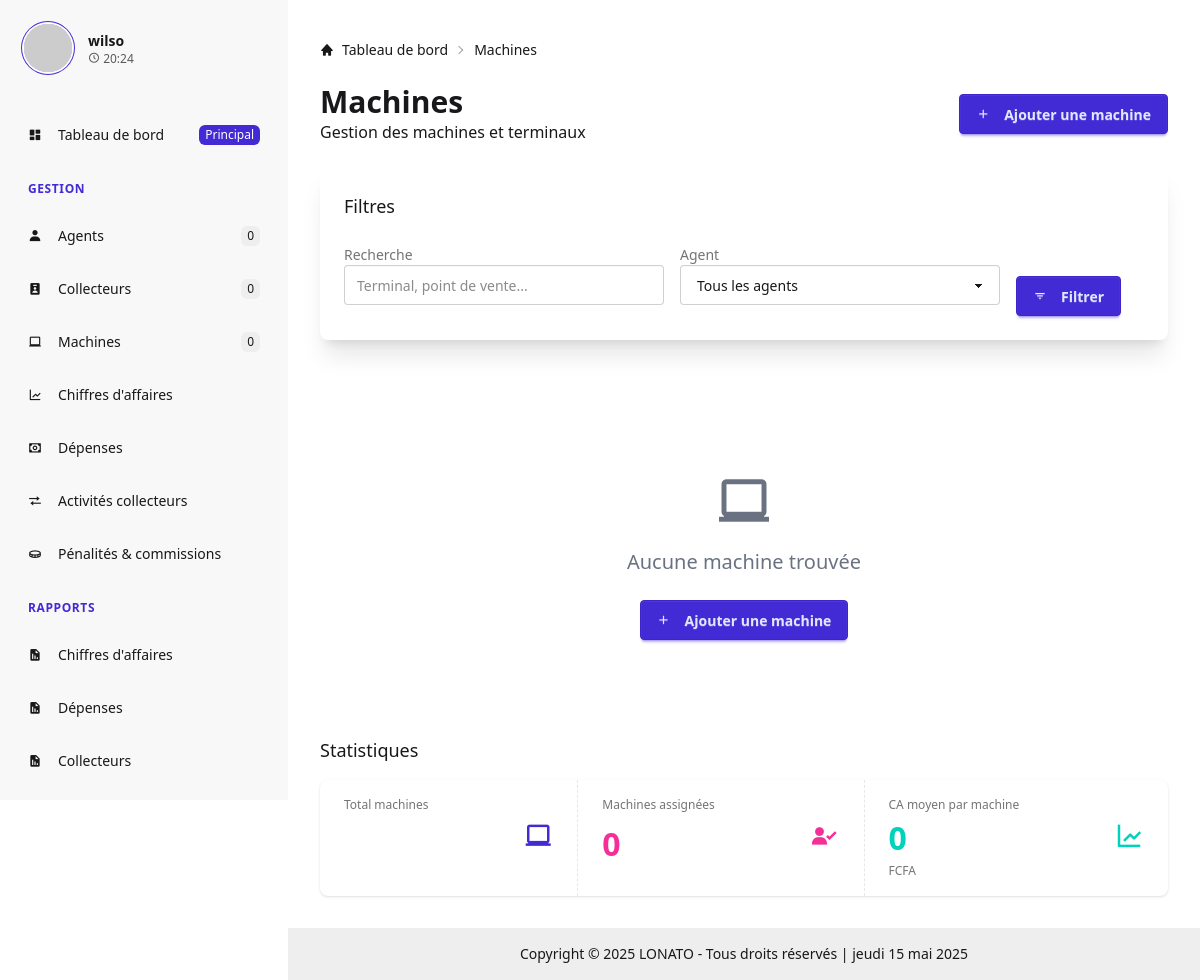
The page /machines/ (signed in) on the database as committed earlier.
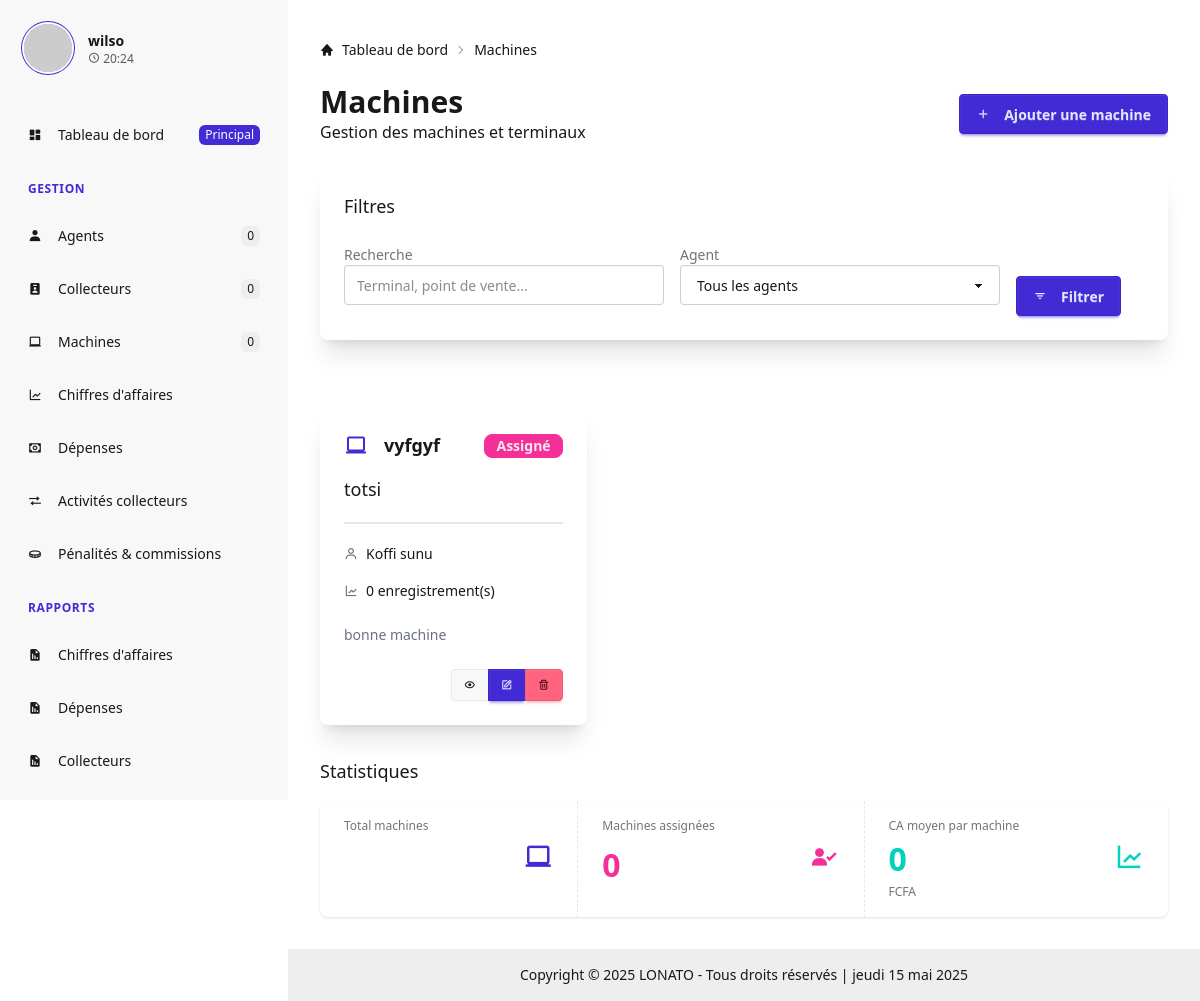
The same page on the database as committed later.
### gestloto/models.py (models this page shows, shortened)
class Machine(models.Model):
    numero_terminal = models.CharField(max_length=50, unique=True)
    nom_point_vente = models.CharField(max_length=100)
    details = models.TextField(blank=True)
    agent = models.ForeignKey(Agent, on_delete=models.SET_NULL, null=True, blank=True, related_name='machines')
    class Meta:
        verbose_name = "Machine"
        verbose_name_plural = "Machines"

class Agent(models.Model):
    nom_agent = models.CharField(max_length=100)
    prenom_agent = models.CharField(max_length=100)
    reference_agent = models.CharField(max_length=50, unique=True)
    num_tel_agent = models.CharField(max_length=20)
    email_agent = models.EmailField(blank=True)
    date_debut_activites = models.DateField(default=timezone.now)
    pourcentage_commission = models.DecimalField(
        max_digits=5,
        decimal_places=2,
        validators=[MinValueValidator(0), MaxValueValidator(100)],
        help_text="Pourcentage de commission pour l'agent"
    )
    autres_details = models.TextField(blank=True)
    class Meta:
        verbose_name = "Agent"
        verbose_name_plural = "Agents"

### gestloto/views/machines.py (the view)
# urls.py: path('machines/', machine_list, name='machine_list'),
@login_required
def machine_list(request):
    machines = Machine.objects.all().order_by('numero_terminal')
    return render(request, 'gestloto/machines/list.html', {'machines': machines})

### gestloto/templates/gestloto/machines/list.html (shortened to what this page needs)
{% extends 'base.html' %}
{% block breadcrumb_items %}
<li><a href="#">Machines</a></li>
{% endblock %}
{% block page_title %}Machines{% endblock %}
{% block page_subtitle %}Gestion des machines et terminaux{% endblock %}
{% block page_actions %}
<a href="{% url 'machine_create' %}" class="btn btn-primary">
    <i class="bx bx-plus mr-2"></i> Ajouter une machine
</a>
{% endblock %}
{% block content %}
<div class="card bg-base-100 shadow-xl mb-6">
    <div class="card-body">
        <h3 class="text-lg font-medium mb-4">Filtres</h3>
        <form hx-get="{% url 'machine_list' %}" hx-target="#machine-list" hx-swap="innerHTML" hx-indicator="#loading" class="flex flex-wrap gap-4">
            <div class="form-control w-full max-w-xs">
                <label class="label">
                    <span class="label-text">Recherche</span>
                </label>
                <input type="text" name="q" placeholder="Terminal, point de vente..." class="input input-bordered"
                       value="{{ request.GET.q|default:'' }}"
                       hx-trigger="keyup changed delay:500ms"
                       hx-get="{% url 'machine_list' %}"
                       hx-target="#machine-list"
                       hx-include="closest form" />
            </div>
            <div class="form-control w-full max-w-xs">
                <label class="label">
                    <span class="label-text">Agent</span>
                </label>
                <select name="agent" class="select select-bordered" hx-get="{% url 'machine_list' %}" hx-target="#machine-list" hx-indicator="#loading">
                    <option value="">Tous les agents</option>
                </select>
            </div>
            <div class="form-control mt-8">
                <button type="submit" class="btn btn-primary">
                    <i class="bx bx-filter mr-2"></i> Filtrer
                </button>
            </div>
        </form>
    </div>
</div>
<div id="machine-list">
    <div class="grid grid-cols-1 md:grid-cols-2 lg:grid-cols-3 gap-6">
        {% for machine in machines %}
        <div class="card bg-base-100 shadow-xl hover:shadow-2xl transition-all duration-300">
            <div class="card-body">
                <h2 class="card-title flex items-center">
                    <i class='bx bx-laptop text-primary text-2xl mr-2'></i>
                    {{ machine.numero_terminal }}
                    {% if machine.agent %}
                    <div class="badge badge-secondary ml-auto">Assigné</div>
                    {% else %}
                    <div class="badge badge-warning ml-auto">Non assigné</div>
                    {% endif %}
                </h2>
                <div class="mt-2">
                    <div class="text-lg font-medium">{{ machine.nom_point_vente }}</div>
                </div>
                <div class="divider my-1"></div>
                <div class="flex items-center mb-2">
                    <i class="bx bx-user text-gray-500 mr-2"></i>
                    {% if machine.agent %}
                    <span>{{ machine.agent.nom_agent }} {{ machine.agent.prenom_agent }}</span>
                    {% else %}
                    <span class="text-gray-500">Aucun agent assigné</span>
                    {% endif %}
                </div>
                <div class="flex items-center mb-2">
                    <i class="bx bx-line-chart text-gray-500 mr-2"></i>
                    <span>{{ machine.chiffres_affaire.count }} enregistrement(s)</span>
                </div>
                {% if machine.details %}
                <div class="text-sm text-gray-500 mt-2 line-clamp-2">
                    {{ machine.details }}
                </div>
                {% endif %}
                <div class="card-actions justify-end mt-4">
                    <div class="join">
                        <a href="{% url 'machine_detail' machine.id %}" class="btn btn-sm join-item">
                            <i class="bx bx-show"></i>
                        </a>
                        <a href="{% url 'machine_update' machine.id %}" class="btn btn-sm btn-primary join-item">
                            <i class="bx bx-edit"></i>
                        </a>
                        <button class="btn btn-sm btn-error join-item"
                                hx-get="{% url 'machine_delete' machine.id %}"
                                hx-target="#modal"
                                hx-swap="innerHTML">
                            <i class="bx bx-trash"></i>
                        </button>
                    </div>
                </div>
            </div>
        </div>
        {% empty %}
        <div class="col-span-full">
            <div class="flex flex-col items-center justify-center text-gray-500 py-16">
                <i class="bx bx-laptop text-6xl"></i>
                <p class="mt-4 text-xl">Aucune machine trouvée</p>
                <a href="{% url 'machine_create' %}" class="btn btn-primary mt-6">
                    <i class="bx bx-plus mr-2"></i> Ajouter une machine
                </a>
            </div>
        </div>
        {% endfor %}
    </div>
</div>
<div class="mt-8">
    <h3 class="text-lg font-medium mb-4">Statistiques</h3>
    <div class="stats shadow bg-base-100 w-full">
        <div class="stat">
            <div class="stat-figure text-primary">
                <i class="bx bx-laptop text-3xl"></i>
            </div>
            <div class="stat-title">Total machines</div>
            <div class="stat-value text-primary">{{ machines.paginator.count }}</div>
        </div>
        <div class="stat">
            <div class="stat-figure text-secondary">
                <i class="bx bxs-user-check text-3xl"></i>
            </div>
            <div class="stat-title">Machines assignées</div>
            <div class="stat-value text-secondary">{{ machines_assignees|default:0 }}</div>
        </div>
        <div class="stat">
            <div class="stat-figure text-accent">
                <i class="bx bx-line-chart text-3xl"></i>
            </div>
            <div class="stat-title">CA moyen par machine</div>
            <div class="stat-value text-accent">{{ ca_moyen|default:0|floatformat:0 }}</div>
            <div class="stat-desc">FCFA</div>
        </div>
    </div>
</div>
{% endblock %}

### templates/base.html (shortened to what this page needs)
<!DOCTYPE html>
<html lang="fr" data-theme="light">
  <head>
    {% load static %}
    <link rel="stylesheet" href="{% static 'css/output.css' %}" />
    <link
      rel="stylesheet"
      href="https://cdn.jsdelivr.net/npm/boxicons@latest/css/boxicons.min.css"
    />
  </head>
  <body hx-boost="true" class="bg-base-100">
    {% if user.is_authenticated %}
    <div class="drawer lg:drawer-open">
      <div class="drawer-content flex flex-col">
        <main class="p-4 md:p-6 lg:p-8 min-h-screen">
          {% block breadcrumbs %}
          <div class="text-sm breadcrumbs mb-4">
            <ul>
              <li>
                <a href="{% url 'dashboard' %}"
                  ><i class="bx bxs-home"></i> Tableau de bord</a
                >
              </li>
              {% block breadcrumb_items %}{% endblock %}
            </ul>
          </div>
          {% endblock %}
          <div class="mb-6">
            <div
              class="flex flex-col md:flex-row md:items-center md:justify-between"
            >
              <div>
                <h1 class="text-2xl md:text-3xl font-bold">
                  {% block page_title %}{% endblock %}
                </h1>
                {% block page_subtitle %}{% endblock %}</p>
              </div>
              <div class="mt-4 md:mt-0">
                {% block page_actions %}{% endblock %}
              </div>
            </div>
          </div>
          <div class="animate-fade-in">{% block content %}{% endblock %}</div>
        </main>
        <footer class="footer footer-center p-4 bg-base-300 text-base-content">
          <div>
            <p>
              Copyright © {% now "Y" %} LONATO - Tous droits réservés |
              <span class="current-date"></span>
            </p>
          </div>
        </footer>
      </div>
      <div class="drawer-side z-30">
        <div class="menu p-4 w-72 min-h-full bg-base-200 text-base-content">
          <div class="flex items-center mb-8 p-2">
            <div class="avatar mr-4">
              <div
                class="w-12 rounded-full ring ring-primary ring-offset-base-100 ring-offset-2"
              >
                <img
                  src="https://ui-avatars.com/api/?name={{ user.first_name }}+{{ user.last_name }}&background=1c64f2&color=fff"
                  alt="{{ user.username }}"
                />
              </div>
            </div>
            <div>
              <p class="font-bold">
                {{ user.get_full_name|default:user.username }}
              </p>
              <p class="text-xs opacity-70">
                <i class="bx bx-time-five"></i> {% now "H:i" %}
              </p>
            </div>
          </div>
          <ul class="space-y-2">
            <li>
              <a
                href="{% url 'dashboard' %}"
                class="{% if request.resolver_match.url_name == 'dashboard' %}active{% endif %} flex items-center p-3 rounded-lg"
              >
                <i class="bx bxs-dashboard mr-2"></i>
                <span>Tableau de bord</span>
                <span
                  class="ml-auto text-xs bg-primary text-white px-1.5 py-0.5 rounded-md"
                  >Principal</span
                >
              </a>
            </li>
            <li class="menu-title pt-4">
              <span
                class="font-semibold uppercase tracking-wider text-xs text-primary"
                >Gestion</span
              >
            </li>
            <li>
              <a
                href="{% url 'agent_list' %}"
                class="{% if 'agent' in request.resolver_match.url_name %}active{% endif %} flex items-center p-3 rounded-lg"
              >
                <i class="bx bxs-user mr-2"></i>
                <span>Agents</span>
                <span
                  class="ml-auto text-xs bg-base-300 px-1.5 py-0.5 rounded-md"
                  >{{ stats.total_agents|default:'0' }}</span
                >
              </a>
            </li>
            <li>
              <a
                href="{% url 'collecteur_list' %}"
                class="{% if 'collecteur' in request.resolver_match.url_name %}active{% endif %} flex items-center p-3 rounded-lg"
              >
                <i class="bx bxs-user-badge mr-2"></i>
                <span>Collecteurs</span>
                <span
                  class="ml-auto text-xs bg-base-300 px-1.5 py-0.5 rounded-md"
                  >{{ stats.total_collecteurs|default:'0' }}</span
                >
              </a>
            </li>
            <li>
              <a
                href="{% url 'machine_list' %}"
                class="{% if 'machine' in request.resolver_match.url_name %}active{% endif %} flex items-center p-3 rounded-lg"
              >
                <i class="bx bx-laptop mr-2"></i>
                <span>Machines</span>
                <span
                  class="ml-auto text-xs bg-base-300 px-1.5 py-0.5 rounded-md"
                  >{{ stats.total_machines|default:'0' }}</span
                >
              </a>
            </li>
            <li>
              <a
                href="{% url 'chiffre_affaire_list' %}"
                class="{% if 'chiffre_affaire' in request.resolver_match.url_name %}active{% endif %} flex items-center p-3 rounded-lg"
              >
                <i class="bx bx-line-chart mr-2"></i>
                <span>Chiffres d'affaires</span>
              </a>
            </li>
            <li>
              <a
                href="{% url 'depense_list' %}"
                class="{% if 'depense' in request.resolver_match.url_name %}active{% endif %} flex items-center p-3 rounded-lg"
              >
                <i class="bx bx-money mr-2"></i>
                <span>Dépenses</span>
              </a>
            </li>
            <li>
              <a
                href="{% url 'activite_collecteur_list' %}"
                class="{% if 'activite_collecteur' in request.resolver_match.url_name %}active{% endif %} flex items-center p-3 rounded-lg"
              >
                <i class="bx bx-transfer mr-2"></i>
                <span>Activités collecteurs</span>
              </a>
            </li>
            <li>
              <a
                href="{% url 'penalite_commission_list' %}"
                class="{% if 'penalite_commission' in request.resolver_match.url_name %}active{% endif %} flex items-center p-3 rounded-lg"
              >
                <i class="bx bx-coin mr-2"></i>
                <span>Pénalités & commissions</span>
              </a>
            </li>
            <li class="menu-title pt-4">
              <span
                class="font-semibold uppercase tracking-wider text-xs text-primary"
                >Rapports</span
              >
            </li>
            <li>
              <a
                href="{% url 'rapport_chiffre_affaire' %}"
                class="{% if request.resolver_match.url_name == 'rapport_chiffre_affaire' %}active{% endif %} flex items-center p-3 rounded-lg"
              >
                <i class="bx bxs-report mr-2"></i>
                <span>Chiffres d'affaires</span>
              </a>
            </li>
            <li>
              <a
                href="{% url 'rapport_depense' %}"
                class="{% if request.resolver_match.url_name == 'rapport_depense' %}active{% endif %} flex items-center p-3 rounded-lg"
              >
                <i class="bx bxs-report mr-2"></i>
                <span>Dépenses</span>
              </a>
            </li>
            <li>
              <a
                href="{% url 'rapport_collecteur' %}"
                class="{% if request.resolver_match.url_name == 'rapport_collecteur' %}active{% endif %} flex items-center p-3 rounded-lg"
              >
                <i class="bx bxs-report mr-2"></i>
                <span>Collecteurs</span>
              </a>
            </li>
            <li>
              <a
                href="{% url 'rapport_agent' %}"
                class="{% if request.resolver_match.url_name == 'rapport_agent' %}active{% endif %} flex items-center p-3 rounded-lg"
              >
              </a>
            </li>
          </ul>
        </div>
      </div>
    </div>
    {% else %}
    <main class="min-h-screen">{% block auth_content %}{% endblock %}</main>
    {% endif %}
  </body>
</html>

Rows that differ between the two databases and show on the page:
added Machine: numero_terminal "vyfgyf", nom_point_vente "totsi", agent.nom_agent "Koffi", agent.prenom_agent "sunu", chiffres_affaire.count "0", details "bonne machine"
Other text that changed with them:
text no longer shown: "Aucune machine trouvée Ajouter une machine"
